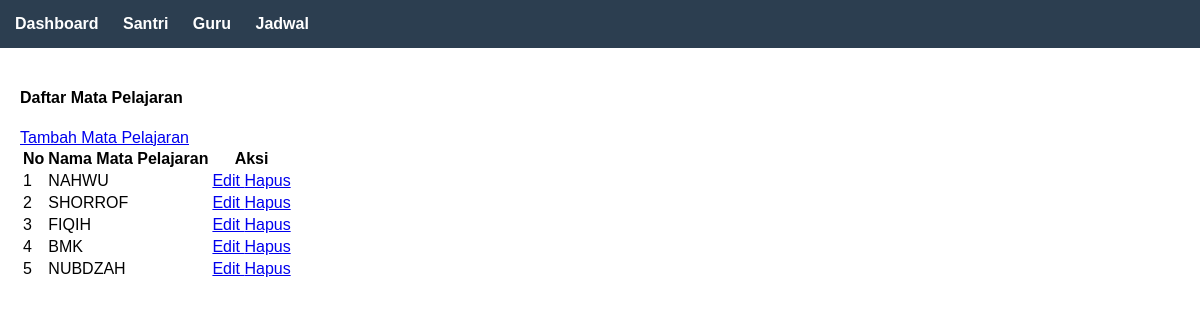
The page /mata-pelajaran/ on the database its author committed.
### administrator/models.py (models this page shows, shortened)
class MataPelajaran(models.Model):
    nama_mapel = models.CharField(max_length=100)
    class Meta:
        verbose_name = "Mata Pelajaran"
        verbose_name_plural = "Mata Pelajaran"

### administrator/views.py (the view)
# urls.py: path('mata-pelajaran/', views.mata_pelajaran_list, name='mata_pelajaran_list'),
def mata_pelajaran_list(request):
    mata_pelajaran = MataPelajaran.objects.all()
    context = {
        'mata_pelajaran': mata_pelajaran
    }
    return render(request, 'mata_pelajaran/list.html', context)

### templates/mata_pelajaran/list.html (shortened to what this page needs)
{% extends 'base.html' %}
{% block content %}
<div class="container-fluid">
    <div class="row">
        <div class="col-12">
            <div class="card">
                <div class="card-header d-flex justify-content-between align-items-center">
                    <h4 class="card-title">Daftar Mata Pelajaran</h4>
                    <a href="{% url 'mata_pelajaran_tambah' %}" class="btn btn-primary">
                         Tambah Mata Pelajaran
                    </a>
                </div>
                <div class="card-body">
                    <div class="table-responsive">
                        <table class="table table-striped table-bordered">
                            <thead>
                                <tr>
                                    <th>No</th>
                                    <th>Nama Mata Pelajaran</th>
                                    <th>Aksi</th>
                                </tr>
                            </thead>
                            <tbody>
                                {% for item in mata_pelajaran %}
                                <tr>
                                    <td>{{ forloop.counter }}</td>
                                    <td>{{ item.nama_mapel }}</td>
                                    <td>
                                        <a href="{% url 'mata_pelajaran_edit' item.id %}" class="btn btn-sm btn-warning" title="Edit">
                                             Edit
                                        </a>
                                        <a href="{% url 'mata_pelajaran_hapus' item.id %}" class="btn btn-sm btn-danger"
                                           onclick="return confirm('Apakah Anda yakin ingin menghapus mata pelajaran ini?')" title="Hapus">
                                             Hapus
                                        </a>
                                    </td>
                                </tr>
                                {% empty %}
                                <tr>
                                    <td colspan="3" class="text-center">Tidak ada data mata pelajaran</td>
                                </tr>
                                {% endfor %}
                            </tbody>
                        </table>
                    </div>
                </div>
            </div>
        </div>
    </div>
</div>
{% endblock %}

### templates/base.html (style rules this page uses)
body { font-family: Arial; margin: 0; padding: 0; }

### rows shown on the page
MataPelajaran: nama_mapel "NAHWU"
MataPelajaran: nama_mapel "SHORROF"
MataPelajaran: nama_mapel "FIQIH"
MataPelajaran: nama_mapel "BMK"
MataPelajaran: nama_mapel "NUBDZAH"
